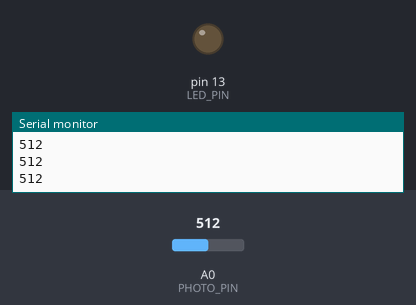
Recording of a sketch running on a simulated Arduino Uno, built with avr-gcc and run on an emulated ATmega328P. Shown: output pins drawn as LEDs (lit = HIGH), the last lines printed to the serial monitor. The test bench sets the inputs (shaded band); at power-on: A0 (PHOTO_PIN) = 512.

Above: at 1.2 s.
1.3 s: A0 (PHOTO_PIN) set to 312
2.8 s: A0 (PHOTO_PIN) set to 284
At 4.0 s:
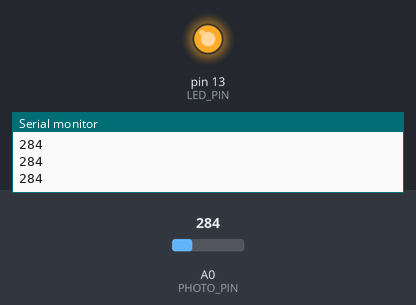
4.3 s: A0 (PHOTO_PIN) set to 306
At 5.1 s:
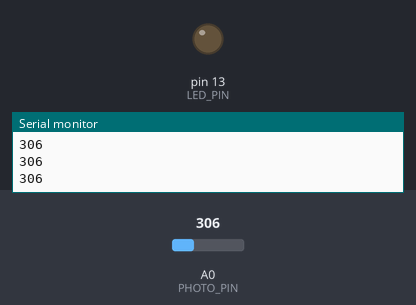
5.8 s: A0 (PHOTO_PIN) set to 122
At 6.3 s:
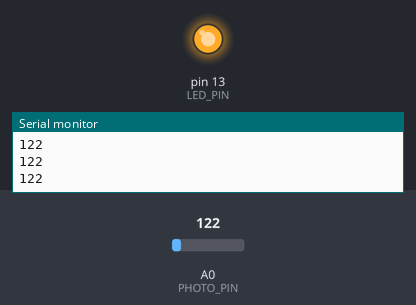
Timing chart, 0 to 8.3 s (numbered marks = the images above; inputs shaded):
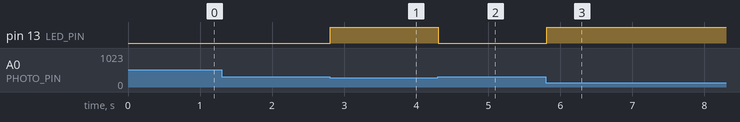

The sketch:

Project3.ino
```cpp
const int LED_PIN = 13;
const int PHOTO_PIN = A0;
const int TRESHOLD = 300;

void setup() {
  Serial.begin(9600);

  pinMode(LED_PIN, OUTPUT);
  pinMode(PHOTO_PIN, INPUT);
}

void loop() {
  int photoStatus = analogRead(PHOTO_PIN);
  // read the analog input from the photoresistor
  // we get the input as a number in range from 0 - 1023
  // !!! 0 is really dark and 1023 is really bright !!!

  Serial.println(photoStatus);

  if (photoStatus < TRESHOLD)
    digitalWrite(LED_PIN, HIGH);
  else
    digitalWrite(LED_PIN, LOW);

}
```

Measured:
- the behaviour switches between 300 and 299 on A0 (PHOTO_PIN) (found by bisection; images 0 and 1)
- after the input at 2.8 s, pin 13 (LED_PIN): LOW → HIGH at once
- after the input at 4.3 s, pin 13 (LED_PIN): HIGH → LOW at once
- after the input at 5.8 s, pin 13 (LED_PIN): LOW → HIGH at once
